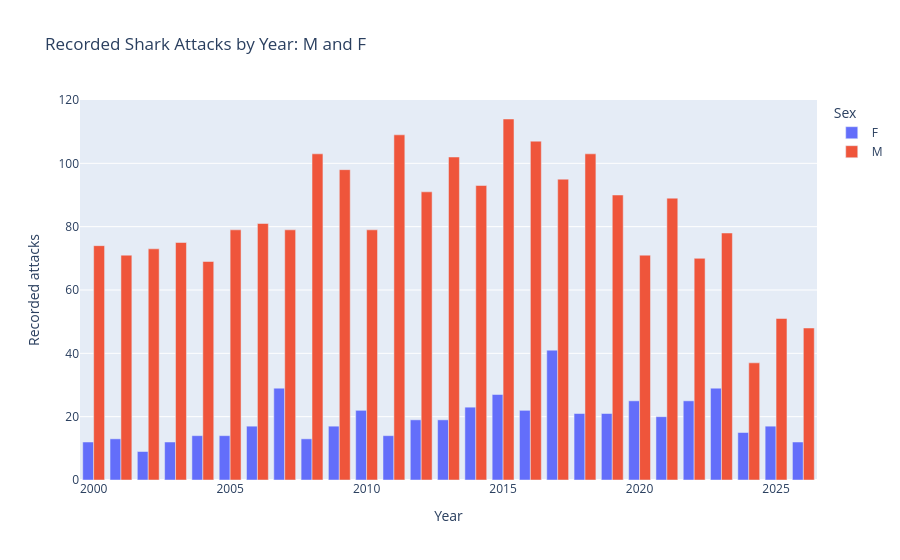

Notebook code for this chart:
### Code cell
import plotly.express as px
fig = px.bar(
    year_vic,
    x="year",
    y="Count",
    color="sex",
    barmode="group",
    title="Recorded Shark Attacks by Year: M and F",
    labels={"sex": "Sex", "year": "Year", "Count": "Recorded attacks"},
)
fig.show()

### Figure 1 — Plotly figure (JSON) as saved in the notebook; plotly's stock layout.template omitted (floating-point values rounded to 4 significant figures)
{"data": [{"alignmentgroup": "True", "hovertemplate": "Sex=F<br>Year=%{x}<br>Recorded attacks=%{y}<extra></extra>", "legendgroup": "F", "marker": {"color": "#636efa", "pattern": {"shape": ""}}, "name": "F", "offsetgroup": "F", "orientation": "v", "showlegend": true, "textposition": "auto", "type": "bar", "x": [2000.0, 2001.0, 2002.0, 2003.0, 2004.0, 2005.0, 2006.0, 2007.0, 2008.0, 2009.0, 2010.0, 2011.0, 2012.0, 2013.0, 2014.0, 2015.0, 2016.0, 2017.0, 2018.0, 2019.0, 2020.0, 2021.0, 2022.0, 2023.0, 2024.0, 2025.0, 2026.0], "xaxis": "x", "y": [12, 13, 9, 12, 14, 14, 17, 29, 13, 17, 22, 14, 19, 19, 23, 27, 22, 41, 21, 21, 25, 20, 25, 29, 15, 17, 12], "yaxis": "y"}, {"alignmentgroup": "True", "hovertemplate": "Sex=M<br>Year=%{x}<br>Recorded attacks=%{y}<extra></extra>", "legendgroup": "M", "marker": {"color": "#EF553B", "pattern": {"shape": ""}}, "name": "M", "offsetgroup": "M", "orientation": "v", "showlegend": true, "textposition": "auto", "type": "bar", "x": [2000.0, 2001.0, 2002.0, 2003.0, 2004.0, 2005.0, 2006.0, 2007.0, 2008.0, 2009.0, 2010.0, 2011.0, 2012.0, 2013.0, 2014.0, 2015.0, 2016.0, 2017.0, 2018.0, 2019.0, 2020.0, 2021.0, 2022.0, 2023.0, 2024.0, 2025.0, 2026.0], "xaxis": "x", "y": [74, 71, 73, 75, 69, 79, 81, 79, 103, 98, 79, 109, 91, 102, 93, 114, 107, 95, 103, 90, 71, 89, 70, 78, 37, 51, 48], "yaxis": "y"}], "layout": {"barmode": "group", "legend": {"title": {"text": "Sex"}, "tracegroupgap": 0}, "title": {"text": "Recorded Shark Attacks by Year: M and F"}, "xaxis": {"anchor": "y", "domain": [0, 1], "title": {"text": "Year"}}, "yaxis": {"anchor": "x", "domain": [0, 1], "title": {"text": "Recorded attacks"}}}}
